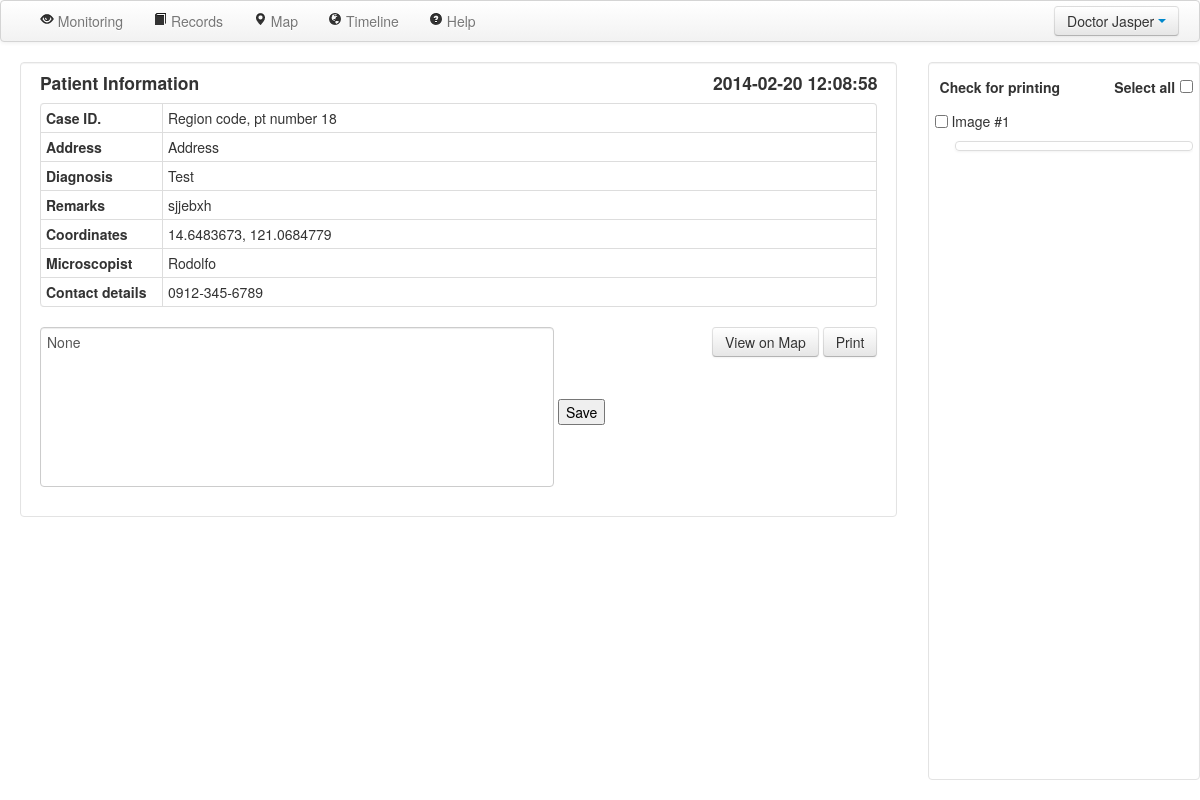
Page /case/18/ (signed in) on the committed database.
### serveus/models.py (models this page shows, shortened)
class UserType(db.Model):
    __tablename__ = 'usertype'
    id = db.Column(db.Integer, primary_key=True)
    name = db.Column(db.String(80), unique=True)
    users = db.relationship('User', backref='usertype', lazy='dynamic')

class User(db.Model, UserMixin):
    __tablename__ = 'user'
    id = db.Column(db.Integer, primary_key=True)
    username = db.Column(db.String(80), unique=True)
    password = db.Column(db.String(120))
    usertype_id = db.Column(db.Integer, db.ForeignKey('usertype.id'))
    case =  db.relationship('Case', backref='user', lazy='dynamic')
    contact = db.Column(db.String(80))
    email = db.Column(db.String(80))
    def __str__(self):
        return self.username

class Case(db.Model):
    __tablename__ = 'case'
    id = db.Column(db.Integer, primary_key=True)
    date = db.Column(db.DateTime())
    parasite = db.Column(db.String(100))
    description = db.Column(db.String(1000))
    comment = db.Column(db.String(1000))
    lat = db.Column(db.Float)
    lng = db.Column(db.Float)
    user_id = db.Column(db.Integer, db.ForeignKey('user.id'))
    images = db.relationship('Image', backref='case', lazy='dynamic')

### serveus/views.py (the view, shortened to what this page needs)
@app.route('/case/<int:id>/',  methods = ['GET', 'POST'])
def case(id):
    case = Case.query.get(id)
    images = []
    for img in case.images:
        images.append((img.number, 'pic/' + str(img.id)))
    images = sorted(images)
    return render_template("case.html", case = case, user = current_user, images=images)

### serveus/views.py (called while the page is built)
@login_manager.user_loader
def load_user(userid):
    return User.query.get(userid)

### serveus/templates/case.html (shortened to what this page needs)
<!DOCTYPE html>
<html>
	<head>
		<link href="/static/css/bootstrap.min.css" rel="stylesheet" media="screen">
		<link href="/static/css/bootstrap-responsive.css" rel="stylesheet">
        <link href="/static/css/bootstrap-image-gallery.css" rel="stylesheet">
	</head>
	<body>
    <form id="super" action="" method="post">
		<div class="navbar" style="width: 100%;">
			<div class="navbar-inner">
                <ul class="nav pull-right">
                    <div class="btn-group">
                        <a class="btn dropdown-toggle" data-toggle="dropdown" href="#">
                        {{user.usertype.name}} {{ user.username }}
                        <span class="caret"></span>
                        </a>
                    </div>
                </ul>
                <div class="nav-collapse collapse">
                    <div>
                        <ul class="nav pull-left">
                            <li>&nbsp</li>
                            <li><a href="/monitoring/"><i class="icon-eye-open"></i> Monitoring</a></li>
                            <li><a href="/records/"><i class="icon-book"></i> Records</a></li>
                            <li><a href="/map/"><i class="icon-map-marker"></i> Map</a></li>
                            <li><a href="/timeline/"><i class="icon-globe"></i> Timeline</a></li>
                            <li><a href="#helpModal" id="help" data-toggle="modal"><i class="icon-question-sign"></i> Help</a></li>
                        </ul>
                    </div>
                </div>
			</div>
		</div>
		<div class="container-fluid" style="background-color: white; position: relative; height: 100%; padding-bottom: 0; padding-right: 0">
			<div class="row-fluid" style="background-color: white; position: relative; height: 100%">
				<div class="span9 well container" style="background-color: white; padding-top: 0;" >
					<h4 class="pull-left">Patient Information</h4>
                    <h4 class="pull-right">{{case.date}}</h4>
                    <table class="table table-condensed table-bordered" style="width: 100%">
                    <tr><th class="span2">Case ID.<td class="span10">Region code, pt number {{case.id}}
                    <tr><th>Address<td>Address
                    <tr><th>Diagnosis<td>{{case.parasite}}
                    <tr><th>Remarks<td>{{case.description}}
                    <tr><th>Coordinates<td>{{case.lat}}, {{case.lng}}
                    <tr><th>Microscopist<td>{{case.user}}
                    <tr><th>Contact details<td>{{case.user.contact}}
                    </table>
                    <div class="pull-right">
                    <a class="btn btn-medium" href="/map/?lat={{case.lat}}&lng={{case.lng}}&zoom=13&date_start=1/1/1970&date_end=Today">View on Map</a>
                    <input class="btn btn-medium" type="submit" value="Print" style="height: 30px">
                    </div>
                    <textarea style="resize:none; width: 500px; height: 150px;" id="comment">{{case.comment}}</textarea>
                    <button type="button" onclick="SaveArea()">Save</button>
				</div>
				<div class="span3 well" style="background-color: white; overflow-y: auto; overflow-x:hidden; position: relative; height: 100%; padding: 0.5%; padding-top: 0;">
                    <div class="tab-content">
                        <div class="tab-pane fade in active" id="raw_images">
                            <table class="table-condensed" style="width: 100%; vertical-align: bottom; padding: 0; margin: 0">
                            <tr>
                            <td style="width: 64%"><h5 class="pull-left">Check for printing</h5>
                            <td style="width: 34%"><h5 class="pull-right">Select all</h5>
                            <td style="width: 2%; padding: 0%"><input id="selectAll" class=" pull-right" type="checkbox" onclick="toggleAll()" style="margin-bottom: 5px">
                            </table>
                            <div class="row-fluid" id="gallery" data-toggle="modal-gallery" data-target="#modal-gallery" style="padding: 0">
                                <ul class="thumbnails">
                                 {% for j, i in images %}
                                <li class="span12" style="margin: 0; margin-left: 0; margin-right: 1.2%; margin-bottom: 1.2%">
                                    <div class="container span12">
                                        <input class=" pull-left" type="checkbox" name="checkbox_{{loop.index0}}" id="chkbox_{{loop.index0}}" onchange="toggleSelectAll({{loop.index0}})">
										<p>&nbsp;Image #{{j}}</p>
										<a title="{{i}}" href="/{{i}}" class="thumbnail  pull-right" style="width: calc(100% - 30px)" data-gallery="gallery" onclick="window.currentImageIndex={{loop.index0}};getElementById('currentlyViewed_chkbox_printing').checked = document.getElementById('chkbox_'+{{loop.index0}}).checked; $('span#modalImageNumber').text('{{j}}');">
                                        </a>
                                    </div>
                                 {% endfor %}
                                 </li>
                                </ul>
                            </div>
                        </div>
                    </div>
				</div>
			</div>
		</div>
    </form>
	</body>
</html>

### serveus/templates/case.html (style rules this page uses)
html, body { margin:0; padding:0; height:100%; }
#super { height: calc(100% - 82px); }

### rows in the picture
UserType: usertype.name "Doctor"
User: username "Jasper"
Case: date "2014-02-20 12:08:58", id "18", parasite "Test", description "sjjebxh", lat "14.6483673", lng "121.0684779", comment "None"
User: user "Rodolfo", user.contact "0912-345-6789"

### other values in the picture
{{ j }} "1"
